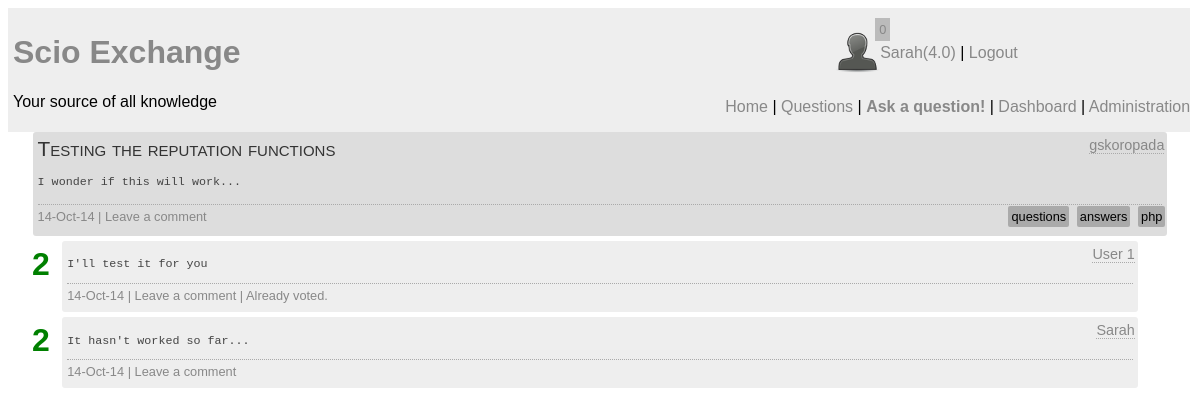
/question.php?id=25 (signed in), run on the app's committed database.
### tables this page shows
CREATE TABLE `question` (
  `question_id` int(10) unsigned NOT NULL AUTO_INCREMENT,
  `author` int(10) unsigned NOT NULL COMMENT 'Foreign Key',
  `question_title` text,
  `content` longtext,
  `tags` text,
  `timestamp` datetime NOT NULL,
  `status` char(1) NOT NULL DEFAULT 'O',
  PRIMARY KEY (`question_id`),
  KEY `author` (`author`),
  CONSTRAINT `question_ibfk_1` FOREIGN KEY (`author`) REFERENCES `user` (`UserID`)
);

CREATE TABLE `user` (
  `UserID` int(11) unsigned NOT NULL AUTO_INCREMENT,
  `email` varchar(30) NOT NULL,
  `screenName` varchar(25) NOT NULL,
  `reputation` float DEFAULT '0',
  `role` int(11) DEFAULT '0',
  `avatar` varchar(20) DEFAULT NULL,
  `pwd` varchar(255) NOT NULL,
  `active` bit(1) NOT NULL DEFAULT b'0',
  `moderated` bit(1) NOT NULL DEFAULT b'1',
  `pwdChange` bit(1) DEFAULT b'0',
  PRIMARY KEY (`UserID`)
);

CREATE TABLE `answer` (
  `answer_id` int(10) unsigned NOT NULL AUTO_INCREMENT,
  `author` int(10) unsigned NOT NULL,
  `content` longtext NOT NULL,
  `positive_votes` int(11) NOT NULL DEFAULT '0',
  `negative_votes` int(11) NOT NULL DEFAULT '0',
  `question` int(10) unsigned NOT NULL,
  `timestamp` datetime DEFAULT NULL,
  PRIMARY KEY (`answer_id`),
  KEY `author` (`author`),
  KEY `answer_question_idx` (`question`),
  CONSTRAINT `answer_ibfk_1` FOREIGN KEY (`author`) REFERENCES `user` (`UserID`),
  CONSTRAINT `answer_question` FOREIGN KEY (`question`) REFERENCES `question` (`question_id`) ON DELETE CASCADE ON UPDATE CASCADE
);

### vote.php (called while the page is built, shortened)
<?php
function checkVote($id) {
	global $con;
	$query = "SELECT count(answer) as voted FROM vote_tracking WHERE author=".$_SESSION['userid']." AND answer=".$id;
	$result = mysqli_query($con, $query);
	if(!$result) {
		echo "DB Error";
	} else{
		$voted = mysqli_fetch_array($result);
		if($voted['voted'] == 0) {
			return true;
		} else {
			return false;
		}
	}
}
?>

### question.php (the view, shortened to what this page needs)
<?php
require ("connect.php");
$sql = 'SELECT author, question_title, content, tags, timestamp, screenName FROM question INNER JOIN user ON author = UserID WHERE question_id = '.$_GET['id'];
$result = mysqli_query($con, $sql);
$question = mysqli_fetch_assoc($result);
include "html_start.php";
include "header.php";
require "vote.php";
require "questions_backend.php";
$d = new DateTime($question['timestamp']);
echo "<div id='wrapper'>";
echo "<div class='question'><p class='qtitle'>".$question['question_title']."</p>";
echo "<span class='qexcerpt'><p><pre>".$question['content']."</pre></p></span>";
echo "<span class='qstats'>".date_format($d,"d-M-y");
if(isset($_SESSION['userid'])) {
	if($_SESSION['active']) {
		echo " | <span id='".$_GET['id']."' class='btnQComment click_option'>Leave a comment</span>";
	}
}
echo "<span class='tags'>";
$tags = explode(',' , $question['tags']);
foreach($tags as $tag) {
	$tag = trim($tag);
	echo "<a href='tag.php?tag=$tag'>$tag</a> ";
}
echo "</span></span><span class='qauthor'><a href=\"user_profile.php?id=".$question['author']."\">" . $question['screenName']."</a></span>";
echo "</div>";
getAnswers($_GET['id'], false);
echo "</div>";
require("html_end.php");
?>

### questions_backend.php (shortened to what this page needs)
<?php
function getAnswers($id, $slider) {
	global $con;
	$sql = "SELECT answer_id, author, content, (positive_votes-negative_votes) as rating, screenName, timestamp FROM answer INNER JOIN user on author = UserID WHERE question = $id ORDER BY rating DESC";
	$result = mysqli_query($con, $sql);
	while($answers = mysqli_fetch_assoc($result)) {
		echo "<div class='answer' id='ans_".$answers['answer_id']."'><span class='ans_content'><pre>".$answers['content']."</pre></span><span class='aauthor'><a href=\"user_profile.php?id="
				.$answers['author']."\">".$answers['screenName']."</a></span>";
		echo "<span id='rating_".$answers['answer_id']."' class='rating ";
		if($answers['rating']>0) {
			echo "r_pos";
		} else if ($answers['rating']<0){
			echo "r_neg";
		}
		echo "'>".$answers['rating']."</span>";
		echo "<div class='astats'>".date_format(new DateTime($answers['timestamp']), "d-M-y");
		if(isset($_SESSION['userid'])) {
			if($_SESSION['active']){
				echo " | <span id='".$answers['answer_id']."' class='click_option btnAComment'>Leave a comment</span>";
				if(checkVote($answers['answer_id'])) {
					if($_SESSION['userid'] != $answers['author']) {
						echo " | <span id='".$answers['answer_id']."' class='click_option thumb_up'>Thumbs Up</span>";
						echo " | <span id='".$answers['answer_id']."' class='click_option thumb_down'>Thumbs down</span>";
					}
				} else {
					echo " | Already voted.";
				}
			}
		}
		echo "</div>";
		if(!$slider) {
			getComments(1, $answers['answer_id']);
		}
		echo "</div>";
	}
}
function getComments($type, $id) {
	global $con;
	$sql = "SELECT comment_id, screenName, comment, timestamp, comment_author FROM comment INNER JOIN user ON UserID = comment_author WHERE link = $id AND link_to = $type";
	$result = mysqli_query($con, $sql);
}
?>

### styles/main.css (style rules this page uses)
body { font-family: sans-serif; }
#wrapper { position: relative; float: left; clear: right; width: 100%; }

### styles/header.css (style rules this page uses)
a:link, a:visited { color: #888; text-decoration: none; }

### styles/questions.css (style rules this page uses)
.question { position: relative; width: 95%; background-color: #ddd; margin: auto; margin-bottom: 5px; padding: 5px; border-radius: 3px; }
.rating { position: absolute; top: 3px; left: -3%; font-size: 2em; font-weight: 900; padding: 2px; }
.r_pos { color: green; }
.answer { position: relative; width: 90%; background-color: #eee; margin: auto; margin-bottom: 5px; padding: 5px; border-radius: 3px; }
.qtitle { font-size: 1.3em; font-variant: small-caps; padding: 0px; margin: 0px; margin-bottom: 4px; color: #333; }
.qauthor { position: absolute; top: 5px; right: 3px; font-size: 0.9em; border-bottom: dotted 1px #aaa; }
.aauthor { position: absolute; top: 5px; right: 3px; font-size: 0.9em; border-bottom: dotted 1px #aaa; }
.qauthor > a:link, .qauthor > a:visited, .aauthor > a:link, .aauthor > a:visited, .cauthor > a:link, .cauthor > a:visited { color: #888; text-decoration: none; }
.qexcerpt { color: #444; font-size: 0.9em; display: block; }
.ans_content { color: #444; font-size: 0.9em; display: block; }
.qstats { margin-top: 3px; margin-bottom: 3px; border-top: dotted 1px #aaa; width: 100%; display: block; padding-top: 4px; padding-bottom: 4px; font-size: 0.8em; color: #888; }
.astats { margin-top: 3px; border-top: dotted 1px #aaa; width: 100%; display: block; padding-top: 4px; padding-bottom: 4px; font-size: 0.8em; color: #888; }
.tags { position: absolute; right: 0px; text-align: right; }
.tags > a:link, .tags > a:visited { background-color: #aaa; padding: 3px; margin: 2px; border-radius: 2px; color: black; text-decoration: none; }

### data on the page
question: question_title "Testing the reputation functions", content "I wonder if this will work...", timestamp "14-Oct-14", tags "questions", tags "answers", tags "php", author.screenName "gskoropada"
answer: content "I'll test it for you", author.screenName "User 1", rating "2", timestamp "14-Oct-14", shows "| Already voted."
answer: content "It hasn't worked so far...", author.screenName "Sarah", rating "2", timestamp "14-Oct-14"

### other printed values
$nots "0"
$_SESSION['screenname'] "Sarah"
$_SESSION['reputation'] "4.0"
